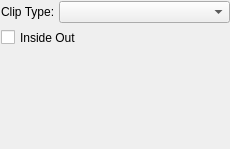
<?xml version="1.0" encoding="UTF-8"?>
<ui version="4.0">
 <class>VSClipFilterWidget</class>
 <widget class="QWidget" name="VSClipFilterWidget">
  <property name="geometry">
   <rect>
    <x>0</x>
    <y>0</y>
    <width>230</width>
    <height>149</height>
   </rect>
  </property>
  <property name="sizePolicy">
   <sizepolicy hsizetype="Preferred" vsizetype="Preferred">
    <horstretch>0</horstretch>
    <verstretch>0</verstretch>
   </sizepolicy>
  </property>
  <property name="minimumSize">
   <size>
    <width>0</width>
    <height>0</height>
   </size>
  </property>
  <property name="windowTitle">
   <string>Clip Filter Widget</string>
  </property>
  <layout class="QVBoxLayout" name="verticalLayout">
   <property name="spacing">
    <number>4</number>
   </property>
   <property name="leftMargin">
    <number>1</number>
   </property>
   <property name="topMargin">
    <number>1</number>
   </property>
   <property name="rightMargin">
    <number>0</number>
   </property>
   <property name="bottomMargin">
    <number>0</number>
   </property>
   <item>
    <widget class="QWidget" name="clipTypeWidget" native="true">
     <property name="sizePolicy">
      <sizepolicy hsizetype="Expanding" vsizetype="Fixed">
       <horstretch>0</horstretch>
       <verstretch>0</verstretch>
      </sizepolicy>
     </property>
     <layout class="QHBoxLayout" name="horizontalLayout">
      <property name="spacing">
       <number>4</number>
      </property>
      <property name="leftMargin">
       <number>0</number>
      </property>
      <property name="topMargin">
       <number>0</number>
      </property>
      <property name="rightMargin">
       <number>0</number>
      </property>
      <property name="bottomMargin">
       <number>0</number>
      </property>
      <item>
       <widget class="QLabel" name="clipTypeLabel">
        <property name="sizePolicy">
         <sizepolicy hsizetype="Preferred" vsizetype="Fixed">
          <horstretch>0</horstretch>
          <verstretch>0</verstretch>
         </sizepolicy>
        </property>
        <property name="minimumSize">
         <size>
          <width>0</width>
          <height>21</height>
         </size>
        </property>
        <property name="text">
         <string>Clip Type:</string>
        </property>
       </widget>
      </item>
      <item>
       <widget class="QComboBox" name="clipTypeComboBox">
        <property name="sizePolicy">
         <sizepolicy hsizetype="Expanding" vsizetype="Fixed">
          <horstretch>0</horstretch>
          <verstretch>0</verstretch>
         </sizepolicy>
        </property>
        <property name="minimumSize">
         <size>
          <width>0</width>
          <height>22</height>
         </size>
        </property>
       </widget>
      </item>
     </layout>
    </widget>
   </item>
   <item>
    <widget class="QCheckBox" name="insideOutCheckBox">
     <property name="minimumSize">
      <size>
       <width>0</width>
       <height>21</height>
      </size>
     </property>
     <property name="layoutDirection">
      <enum>Qt::LeftToRight</enum>
     </property>
     <property name="text">
      <string>Inside Out</string>
     </property>
    </widget>
   </item>
   <item>
    <widget class="QWidget" name="clipFunctionWidget" native="true"/>
   </item>
  </layout>
 </widget>
 <resources/>
 <connections/>
</ui>
